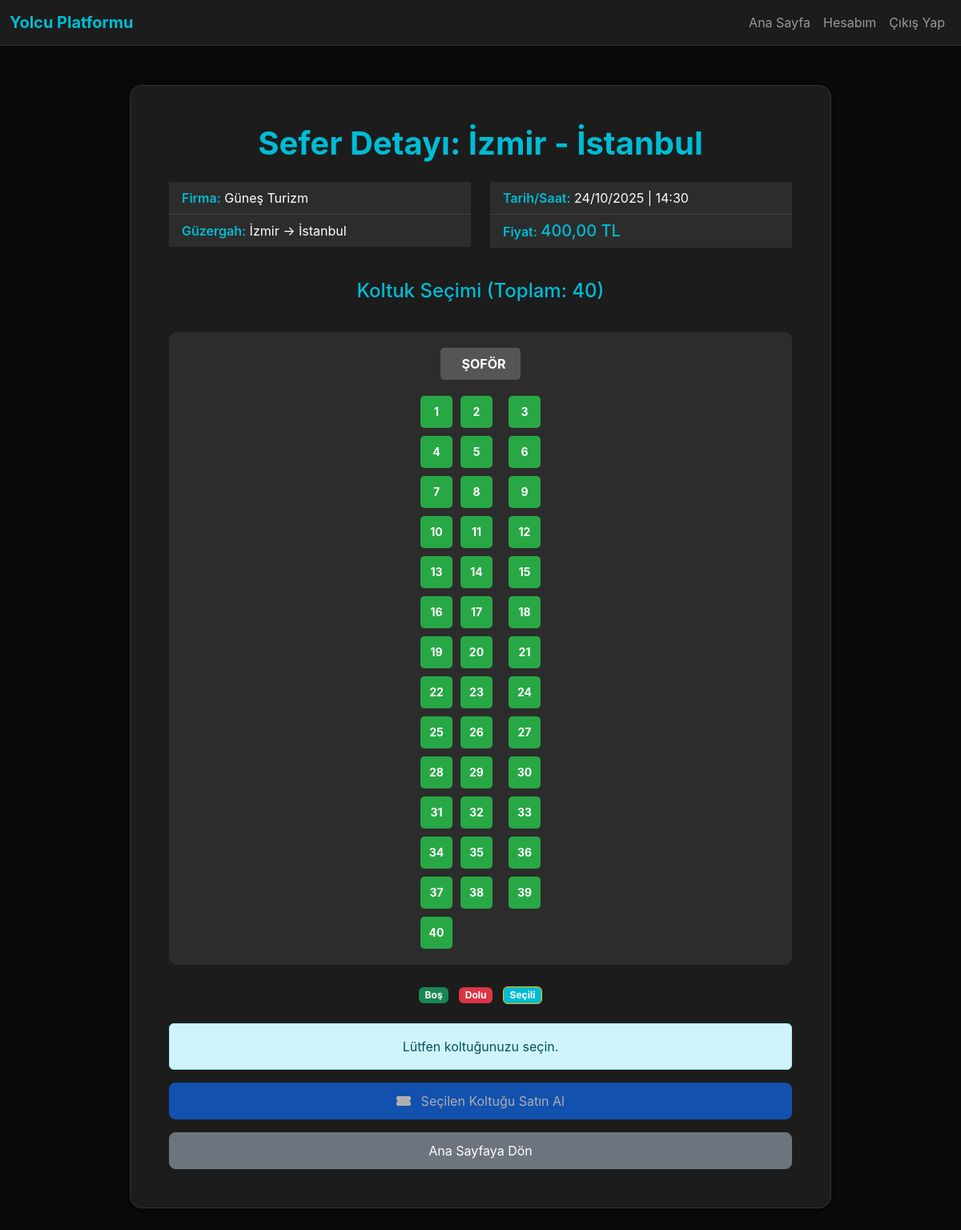
Page /details.php?id=2 (signed in) on the committed database.
### tables this page shows
CREATE TABLE trips (
            id INTEGER PRIMARY KEY AUTOINCREMENT,
            firm_id INTEGER NOT NULL,
            departure TEXT NOT NULL,
            arrival TEXT NOT NULL,
            date DATE NOT NULL,
            time TIME NOT NULL,
            price REAL NOT NULL,
            seat_count INTEGER DEFAULT 45, -- Otobüs koltuk kapasitesi (2+1 düzen için 45)
            FOREIGN KEY (firm_id) REFERENCES firms(id)
        );

CREATE TABLE firms (
            id INTEGER PRIMARY KEY AUTOINCREMENT,
            name TEXT NOT NULL UNIQUE
        );

### details.php (the view, shortened to what this page needs)
<?php
require_once "db.php";
$trip = null;
$id = filter_input(INPUT_GET, 'id', FILTER_VALIDATE_INT);
try {
    $st = $db->prepare("SELECT trips.*, firms.name AS firm_name FROM trips JOIN firms ON trips.firm_id = firms.id WHERE trips.id = :id");
    $st->bindParam(':id', $id, PDO::PARAM_INT);
    $st->execute();
    $trip = $st->fetch(PDO::FETCH_ASSOC);
    if (!$trip) {
        $message = 'Aradığınız sefer bulunamadı veya silinmiş.';
        $message_type = 'danger';
    } else {
        $st_seats = $db->prepare("SELECT seat_number FROM tickets WHERE trip_id = :id AND status = 'active'");
        $st_seats->bindParam(':id', $id, PDO::PARAM_INT);
        $st_seats->execute();
        $sold_seats = $st_seats->fetchAll(PDO::FETCH_COLUMN);
        $sold_seats_array = array_map('intval', $sold_seats);
        $display_date = date('d/m/Y', strtotime($trip['date']));
        $display_time = date('H:i', strtotime($trip['time']));
    }
} catch (PDOException $e) {
    $message = "Veritabanı hatası: Sefer detayları yüklenemedi. " . $e->getMessage();
    $message_type = 'danger';
}
?>
<!DOCTYPE html>
<html lang="tr">
<head>
<link href="https://cdn.jsdelivr.net/npm/bootstrap@5.3.0/dist/css/bootstrap.min.css" rel="stylesheet">
<link rel="stylesheet" href="https://cdnjs.cloudflare.com/ajax/libs/font-awesome/6.0.0-beta3/css/all.min.css">
</head>
<body>
<nav class="navbar navbar-expand-lg navbar-dark fixed-top">
    <div class="container-fluid">
        <a class="navbar-brand" href="index.php" style="color: var(--primary) !important; font-weight: bold;">Yolcu Platformu</a>
        <div class="collapse navbar-collapse" id="navbarNav">
            <ul class="navbar-nav ms-auto">
                <li class="nav-item"><a class="nav-link" href="index.php">Ana Sayfa</a></li>
                <?php if (isset($_SESSION['user'])): ?>
                    <li class="nav-item"><a class="nav-link" href="account.php">Hesabım</a></li>
                    <li class="nav-item"><a class="nav-link" href="logout.php">Çıkış Yap</a></li>
                <?php else: ?>
                    <li class="nav-item"><a class="nav-link" href="login.php">Giriş Yap</a></li>
                <?php endif; ?>
            </ul>
        </div>
    </div>
</nav>
<div class="container">
<div class="card p-4 p-md-5">
<h1 class="text-center mb-4">Sefer Detayı: <?php echo htmlspecialchars($trip['departure'] ?? ''); ?> - <?php echo htmlspecialchars($trip['arrival'] ?? ''); ?></h1>
<?php if ($trip): ?>
    <div class="row mb-4">
        <div class="col-md-6">
            <ul class="list-group list-group-flush mb-3">
                <li class="list-group-item"><strong>Firma:</strong> <?php echo htmlspecialchars($trip['firm_name']); ?></li>
                <li class="list-group-item"><strong>Güzergah:</strong> <?php echo htmlspecialchars($trip['departure']); ?> → <?php echo htmlspecialchars($trip['arrival']); ?></li>
            </ul>
        </div>
        <div class="col-md-6">
            <ul class="list-group list-group-flush mb-3">
                <li class="list-group-item"><strong>Tarih/Saat:</strong> <?php echo htmlspecialchars($display_date); ?> | <?php echo htmlspecialchars($display_time); ?></li>
                <li class="list-group-item">
                    <strong>Fiyat:</strong>
                    <span class="h5" style="color: var(--primary);"><?php echo number_format((float)$trip['price'], 2, ',', '.'); ?> TL</span>
                </li>
            </ul>
        </div>
    </div>
    <h2 class="h4 text-center mb-3" style="color: var(--primary);">Koltuk Seçimi (Toplam: <?php echo (int)$trip['seat_count']; ?>)</h2>
    <div class="bus-layout">
        <div class="driver-info"><i class="fas fa-steering-wheel me-2"></i> ŞOFÖR</div>
        <div class="seating-area">
            <?php
            $col2_seats = [];
            $col1_seats = [];
            for ($i = 1; $i <= (int)$trip['seat_count']; $i++) {
                if ($i % 3 === 0) {
                    $col1_seats[] = $i;
                } else {
                    $col2_seats[] = $i;
                }
            }
            ?>
            <div class="column-2">
                <?php
                for ($i = 0; $i < count($col2_seats); $i += 2):
                ?>
                    <div class="seat-row">
                        <?php
                        $seat_num1 = $col2_seats[$i];
                        $is_sold1 = in_array($seat_num1, $sold_seats_array);
                        $status_class1 = $is_sold1 ? 'occupied' : 'available';
                        ?>
                        <div class="seat <?php echo $status_class1; ?>"
                             data-seat="<?php echo $seat_num1; ?>"
                             data-status="<?php echo $status_class1; ?>"
                             id="seat-<?php echo $seat_num1; ?>">
                            <?php echo $seat_num1; ?>
                        </div>
                        <?php
                        if (isset($col2_seats[$i + 1])):
                            $seat_num2 = $col2_seats[$i + 1];
                            $is_sold2 = in_array($seat_num2, $sold_seats_array);
                            $status_class2 = $is_sold2 ? 'occupied' : 'available';
                        ?>
                            <div class="seat <?php echo $status_class2; ?>"
                                 data-seat="<?php echo $seat_num2; ?>"
                                 data-status="<?php echo $status_class2; ?>"
                                 id="seat-<?php echo $seat_num2; ?>">
                                <?php echo $seat_num2; ?>
                            </div>
                        <?php endif; ?>
                    </div>
                <?php endfor; ?>
            </div>
            <div class="column-1">
                <?php
                foreach ($col1_seats as $seat_num):
                ?>
                    <div class="seat-row">
                        <?php
                        $is_sold = in_array($seat_num, $sold_seats_array);
                        $status_class = $is_sold ? 'occupied' : 'available';
                        ?>
                        <div class="seat <?php echo $status_class; ?>"
                             data-seat="<?php echo $seat_num; ?>"
                             data-status="<?php echo $status_class; ?>"
                             id="seat-<?php echo $seat_num; ?>">
                            <?php echo $seat_num; ?>
                        </div>
                    </div>
                <?php endforeach; ?>
            </div>
        </div>
    </div>
    <div class="text-center mt-4">
        <span class="badge bg-success me-2">Boş</span>
        <span class="badge bg-danger me-2">Dolu</span>
        <span class="badge" style="background-color: var(--primary); border: 1px solid var(--warning);">Seçili</span>
    </div>
    <form id="purchaseForm" action="purchase.php" method="POST" class="mt-4">
        <div class="alert alert-info text-center" id="statusMessage">Lütfen koltuğunuzu seçin.</div>
        <?php if (!isset($_SESSION['user'])): ?>
            <div class="alert alert-warning text-center">Bilet almak için lütfen <a href="login.php" class="alert-link">giriş yapın</a>.</div>
            <button class="btn btn-primary w-100 btn-action" disabled>Bilet Satın Al</button>
        <?php else: ?>
            <button type="submit" class="btn btn-primary w-100 btn-action" id="purchaseButton" disabled>
                <i class="fas fa-ticket-alt me-2"></i> Seçilen Koltuğu Satın Al
            </button>
        <?php endif; ?>
    </form>
<?php endif; ?>
<a href="index.php" class="btn btn-secondary w-100 btn-action mt-3">Ana Sayfaya Dön</a>
</div>
</div>
</body>
</html>

### details.php (style rules this page uses)
:root { --bg: #0a0a0a; --card: #1c1c1c; --text: #ffffff; --primary: #00bcd4; --success: #28a745; --danger: #dc3545; --warning: #ffc107; }
body { background-color: var(--bg); color: var(--text); font-family: 'Inter', sans-serif; padding-top: 56px; }
.navbar { background-color: var(--card) !important; border-bottom: 1px solid #333; }
.container { max-width: 900px; margin-top: 50px; margin-bottom: 50px; }
.card { border-radius: 15px; box-shadow: 0 4px 15px rgba(0,0,0,0.6); background: var(--card); border: 1px solid #333; }
h1 { font-weight: 700; color: var(--primary); }
.list-group-item { background-color: #2c2c2c; border: 1px solid #444; color: var(--text); }
.list-group-item strong { color: var(--primary); font-weight: 600; }
.btn-action { border-radius: 8px; padding: 10px 0; }
.bus-layout { display: flex; flex-direction: column; align-items: center; background-color: #2c2c2c; border-radius: 10px; padding: 20px; margin-top: 20px; }
.seating-area { display: flex; gap: 20px; justify-content: center; width: 100%; }
.column-2 { display: flex; flex-direction: column; gap: 10px; }
.column-1 { display: flex; flex-direction: column; gap: 10px; }
.seat-row { display: flex; gap: 10px; }
.seat { width: 40px; height: 40px; border-radius: 5px; display: flex; justify-content: center; align-items: center; font-size: 14px; cursor: pointer; font-weight: bold; transition: all 0.2s; border: 1px solid transparent; }
.seat.available { background-color: var(--success); color: var(--text); }
.driver-info { width: 100px; height: 40px; background-color: #555; color: #fff; display: flex; justify-content: center; align-items: center; border-radius: 5px; margin-bottom: 20px; font-weight: bold; }

### rows in the picture
trips: departure "İzmir", arrival "İstanbul", firm.name "Güneş Turizm", date "24/10/2025", time "14:30", price "400,00", seat_count "40"

### other values in the picture
$seat_num1 "1"
$seat_num2 "2"
$seat_num1 "4"
$seat_num2 "5"
$seat_num1 "7"
$seat_num2 "8"
$seat_num1 "10"
$seat_num2 "11"
$seat_num1 "13"
$seat_num2 "14"
$seat_num1 "16"
$seat_num2 "17"
$seat_num1 "19"
$seat_num2 "20"
$seat_num1 "22"
